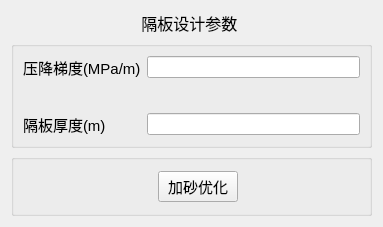
<?xml version="1.0" encoding="UTF-8"?>
<ui version="4.0">
 <class>Form</class>
 <widget class="QWidget" name="Form">
  <property name="geometry">
   <rect>
    <x>0</x>
    <y>0</y>
    <width>383</width>
    <height>227</height>
   </rect>
  </property>
  <property name="windowTitle">
   <string>输出结果</string>
  </property>
  <layout class="QVBoxLayout" name="verticalLayout" stretch="0,2,1">
   <item>
    <widget class="QLabel" name="label">
     <property name="font">
      <font>
       <pointsize>12</pointsize>
      </font>
     </property>
     <property name="layoutDirection">
      <enum>Qt::LeftToRight</enum>
     </property>
     <property name="text">
      <string>隔板设计参数 </string>
     </property>
     <property name="alignment">
      <set>Qt::AlignCenter</set>
     </property>
    </widget>
   </item>
   <item>
    <layout class="QHBoxLayout" name="horizontalLayout_2">
     <item>
      <widget class="QGroupBox" name="groupBox">
       <property name="title">
        <string/>
       </property>
       <property name="flat">
        <bool>false</bool>
       </property>
       <layout class="QFormLayout" name="formLayout">
        <item row="2" column="0">
         <widget class="QLabel" name="label_2">
          <property name="font">
           <font>
            <pointsize>11</pointsize>
           </font>
          </property>
          <property name="text">
           <string>压降梯度(MPa/m)</string>
          </property>
         </widget>
        </item>
        <item row="2" column="1">
         <widget class="QLineEdit" name="lineEdit_gradient">
          <property name="dragEnabled">
           <bool>true</bool>
          </property>
          <property name="readOnly">
           <bool>true</bool>
          </property>
         </widget>
        </item>
        <item row="3" column="0">
         <spacer name="verticalSpacer">
          <property name="orientation">
           <enum>Qt::Vertical</enum>
          </property>
          <property name="sizeHint" stdset="0">
           <size>
            <width>20</width>
            <height>40</height>
           </size>
          </property>
         </spacer>
        </item>
        <item row="5" column="0">
         <widget class="QLabel" name="label_3">
          <property name="font">
           <font>
            <pointsize>11</pointsize>
           </font>
          </property>
          <property name="text">
           <string>隔板厚度(m)</string>
          </property>
         </widget>
        </item>
        <item row="5" column="1">
         <widget class="QLineEdit" name="lineEdit_2">
          <property name="readOnly">
           <bool>true</bool>
          </property>
         </widget>
        </item>
       </layout>
      </widget>
     </item>
    </layout>
   </item>
   <item>
    <widget class="QGroupBox" name="groupBox_2">
     <property name="minimumSize">
      <size>
       <width>361</width>
       <height>62</height>
      </size>
     </property>
     <property name="title">
      <string/>
     </property>
     <layout class="QHBoxLayout" name="horizontalLayout">
      <item>
       <widget class="QLabel" name="label_4">
        <property name="text">
         <string/>
        </property>
       </widget>
      </item>
      <item>
       <spacer name="horizontalSpacer">
        <property name="orientation">
         <enum>Qt::Horizontal</enum>
        </property>
        <property name="sizeHint" stdset="0">
         <size>
          <width>40</width>
          <height>20</height>
         </size>
        </property>
       </spacer>
      </item>
      <item>
       <widget class="QPushButton" name="pushButton">
        <property name="font">
         <font>
          <pointsize>11</pointsize>
         </font>
        </property>
        <property name="text">
         <string>加砂优化</string>
        </property>
       </widget>
      </item>
      <item>
       <spacer name="horizontalSpacer_2">
        <property name="orientation">
         <enum>Qt::Horizontal</enum>
        </property>
        <property name="sizeHint" stdset="0">
         <size>
          <width>40</width>
          <height>20</height>
         </size>
        </property>
       </spacer>
      </item>
     </layout>
    </widget>
   </item>
  </layout>
 </widget>
 <resources/>
 <connections>
  <connection>
   <sender>pushButton</sender>
   <signal>clicked()</signal>
   <receiver>Form</receiver>
   <slot>showData()</slot>
   <hints>
    <hint type="sourcelabel">
     <x>187</x>
     <y>177</y>
    </hint>
    <hint type="destinationlabel">
     <x>9</x>
     <y>143</y>
    </hint>
   </hints>
  </connection>
 </connections>
 <slots>
  <slot>showData()</slot>
 </slots>
</ui>
